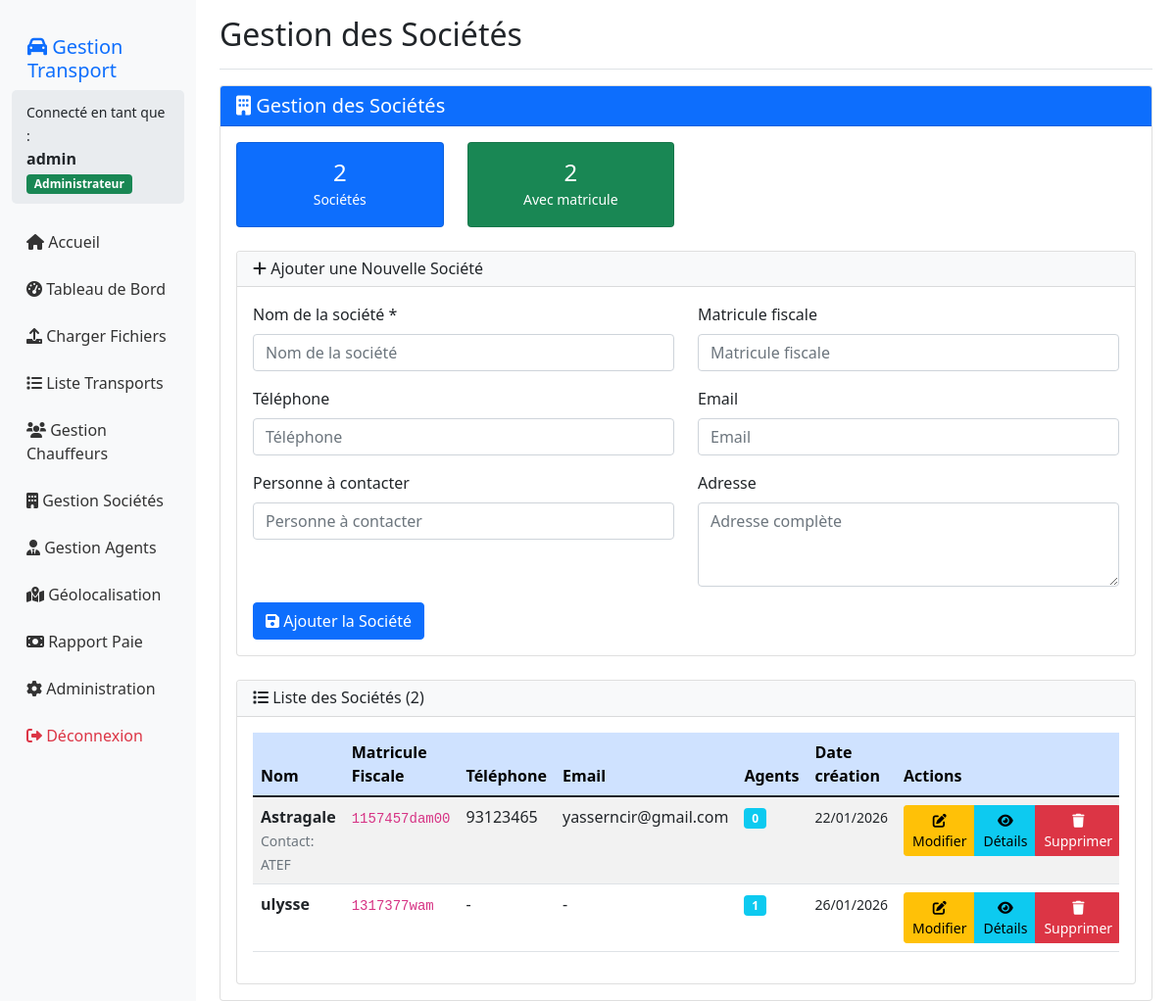
/societes/ (signed in), run on the app's committed database.
### gestion/models.py (models this page shows, shortened)
class Societe(models.Model):
    nom = models.CharField(max_length=200, unique=True, verbose_name="Nom de la société")
    matricule_fiscale = models.CharField(max_length=100, blank=True, null=True, verbose_name="Matricule fiscale")
    adresse = models.TextField(blank=True, null=True, verbose_name="Adresse de la société")
    telephone = models.CharField(max_length=20, blank=True, null=True, verbose_name="Téléphone de la société")
    email = models.EmailField(blank=True, null=True, verbose_name="Email de la société")
    contact_personne = models.CharField(max_length=200, blank=True, null=True, verbose_name="Personne à contacter")
    created_at = models.DateTimeField(default=timezone.now)
    updated_at = models.DateTimeField(auto_now=True)
    class Meta:
        verbose_name = "Société"
        verbose_name_plural = "Sociétés"
        ordering = ['nom']
    def get_agents_count(self):
        return self.agent_set.count()

### gestion/views.py (the view)
# urls.py: path('societes/', views.gestion_societes, name='societes'),
@login_required
def gestion_societes(request):
    societes = Societe.objects.all().order_by('nom')
    total_societes = societes.count()
    societes_avec_matricule = societes.filter(matricule_fiscale__isnull=False).exclude(matricule_fiscale='').count()
    if request.method == 'POST':
        form = SocieteForm(request.POST)
        if form.is_valid():
            form.save()
            messages.success(request, 'Société ajoutée avec succès')
            return redirect('societes')
        else:
            messages.error(request, 'Erreur dans le formulaire')
    else:
        form = SocieteForm()
    context = {
        'societes': societes,
        'form': form,
        'total_societes': total_societes,
        'societes_avec_matricule': societes_avec_matricule,
    }
    return render(request, 'gestion/societes.html', context)

### templates/gestion/societes.html (shortened to what this page needs)
{% extends 'gestion/base.html' %}
{% block page_title %}Gestion des Sociétés{% endblock %}
{% block content %}
<div class="row">
    <div class="col-12">
        <div class="card">
            <div class="card-header bg-primary text-white d-flex justify-content-between align-items-center">
                <h5 class="card-title mb-0"><i class="fas fa-building"></i> Gestion des Sociétés</h5>
            </div>
            <div class="card-body">
                <div class="row mb-4">
                    <div class="col-md-3">
                        <div class="card bg-primary text-white text-center">
                            <div class="card-body py-3">
                                <h4 class="card-title mb-0">{{ total_societes }}</h4>
                                <small>Sociétés</small>
                            </div>
                        </div>
                    </div>
                    <div class="col-md-3">
                        <div class="card bg-success text-white text-center">
                            <div class="card-body py-3">
                                <h4 class="card-title mb-0">{{ societes_avec_matricule }}</h4>
                                <small>Avec matricule</small>
                            </div>
                        </div>
                    </div>
                </div>
                <div class="row mb-4">
                    <div class="col-md-12">
                        <div class="card">
                            <div class="card-header bg-light">
                                <h6 class="card-title mb-0"><i class="fas fa-plus"></i> Ajouter une Nouvelle Société</h6>
                            </div>
                            <div class="card-body">
                                <form method="post">
                                    <div class="row">
                                        <div class="col-md-6">
                                            <div class="mb-3">
                                                <label class="form-label">Nom de la société *</label>
                                                {{ form.nom }}
                                            </div>
                                        </div>
                                        <div class="col-md-6">
                                            <div class="mb-3">
                                                <label class="form-label">Matricule fiscale</label>
                                                {{ form.matricule_fiscale }}
                                            </div>
                                        </div>
                                    </div>
                                    <div class="row">
                                        <div class="col-md-6">
                                            <div class="mb-3">
                                                <label class="form-label">Téléphone</label>
                                                {{ form.telephone }}
                                            </div>
                                        </div>
                                        <div class="col-md-6">
                                            <div class="mb-3">
                                                <label class="form-label">Email</label>
                                                {{ form.email }}
                                            </div>
                                        </div>
                                    </div>
                                    <div class="row">
                                        <div class="col-md-6">
                                            <div class="mb-3">
                                                <label class="form-label">Personne à contacter</label>
                                                {{ form.contact_personne }}
                                            </div>
                                        </div>
                                        <div class="col-md-6">
                                            <div class="mb-3">
                                                <label class="form-label">Adresse</label>
                                                {{ form.adresse }}
                                            </div>
                                        </div>
                                    </div>
                                    <button type="submit" class="btn btn-primary">
                                        <i class="fas fa-save"></i> Ajouter la Société
                                    </button>
                                </form>
                            </div>
                        </div>
                    </div>
                </div>
                <div class="row">
                    <div class="col-12">
                        <div class="card">
                            <div class="card-header bg-light">
                                <h6 class="card-title mb-0">
                                    <i class="fas fa-list"></i> Liste des Sociétés ({{ societes|length }})
                                </h6>
                            </div>
                            <div class="card-body">
                                {% if societes %}
                                    <div class="table-responsive">
                                        <table class="table table-striped table-hover">
                                            <thead class="table-primary">
                                                <tr>
                                                    <th>Nom</th>
                                                    <th>Matricule Fiscale</th>
                                                    <th>Téléphone</th>
                                                    <th>Email</th>
                                                    <th>Agents</th>
                                                    <th>Date création</th>
                                                    <th>Actions</th>
                                                </tr>
                                            </thead>
                                            <tbody>
                                                {% for societe in societes %}
                                                <tr>
                                                    <td>
                                                        <strong>{{ societe.nom }}</strong>
                                                        {% if societe.contact_personne %}
                                                            <br><small class="text-muted">Contact: {{ societe.contact_personne }}</small>
                                                        {% endif %}
                                                    </td>
                                                    <td>
                                                        {% if societe.matricule_fiscale %}
                                                            <code>{{ societe.matricule_fiscale }}</code>
                                                        {% else %}
                                                            <span class="text-muted">Non renseigné</span>
                                                        {% endif %}
                                                    </td>
                                                    <td>{{ societe.telephone|default:"-" }}</td>
                                                    <td>{{ societe.email|default:"-" }}</td>
                                                    <td>
                                                        <span class="badge bg-info">{{ societe.get_agents_count }}</span>
                                                    </td>
                                                    <td>
                                                        <small>{{ societe.created_at|date:"d/m/Y" }}</small>
                                                    </td>
                                                    <td>
                                                        <div class="btn-group btn-group-sm">
                                                            <a href="{% url 'modifier_societe' societe.id %}" class="btn btn-warning">
                                                                <i class="fas fa-edit"></i> Modifier
                                                            </a>
                                                            <a href="{% url 'detail_societe' societe.id %}" class="btn btn-info">
                                                                <i class="fas fa-eye"></i> Détails
                                                            </a>
                                                            <a href="{% url 'supprimer_societe' societe.id %}" class="btn btn-danger"
                                                               onclick="return confirm('Êtes-vous sûr de vouloir supprimer la société {{ societe.nom }} ?')">
                                                                <i class="fas fa-trash"></i> Supprimer
                                                            </a>
                                                        </div>
                                                    </td>
                                                </tr>
                                                {% endfor %}
                                            </tbody>
                                        </table>
                                    </div>
                                {% endif %}
                            </div>
                        </div>
                    </div>
                </div>
            </div>
        </div>
    </div>
</div>
{% endblock %}

### templates/gestion/base.html (shortened to what this page needs)
<!DOCTYPE html>
<html lang="fr">
<head>
    <link href="https://cdn.jsdelivr.net/npm/bootstrap@5.1.3/dist/css/bootstrap.min.css" rel="stylesheet">
    <link href="https://cdnjs.cloudflare.com/ajax/libs/font-awesome/6.0.0/css/all.min.css" rel="stylesheet">
</head>
<body>
    <div class="container-fluid">
        <div class="row">
            <nav class="col-md-3 col-lg-2 d-md-block sidebar">
                <div class="position-sticky pt-3">
                    <h5 class="px-3 text-primary"><i class="fas fa-car"></i> Gestion Transport</h5>
                    <div class="user-info">
                        <small>Connecté en tant que :</small><br>
                        <strong>{{ user.username }}</strong>
                        {% if user.is_staff %}
                        <span class="badge bg-success">Administrateur</span>
                        {% else %}
                        <span class="badge bg-info">Utilisateur</span>
                        {% endif %}
                    </div>
                    <ul class="nav flex-column">
                        <li class="nav-item">
                            <a class="nav-link" href="{% url 'index' %}">
                                <i class="fas fa-home"></i> Accueil
                            </a>
                        </li>
                        <li class="nav-item">
                            <a class="nav-link" href="{% url 'tableau_de_bord' %}">
                                <i class="fas fa-tachometer-alt"></i> Tableau de Bord
                            </a>
                        </li>
                        <li class="nav-item">
                            <a class="nav-link" href="{% url 'upload' %}">
                                <i class="fas fa-upload"></i> Charger Fichiers
                            </a>
                        </li>
                        <li class="nav-item">
                            <a class="nav-link" href="{% url 'liste_transports' %}">
                                <i class="fas fa-list"></i> Liste Transports
                            </a>
                        </li>
                        <li class="nav-item">
                            <a class="nav-link" href="{% url 'chauffeurs' %}">
                                <i class="fas fa-users"></i> Gestion Chauffeurs
                            </a>
                        </li>
                        <li class="nav-item">
                            <a class="nav-link" href="{% url 'societes' %}">
                                <i class="fas fa-building"></i> Gestion Sociétés
                            </a>
                        </li>
                        <li class="nav-item">
                            <a class="nav-link" href="{% url 'agents' %}">
                                <i class="fas fa-user-tie"></i> Gestion Agents
                            </a>
                        </li>
                        <li class="nav-item">
                            <a class="nav-link" href="{% url 'carte' %}">
                                <i class="fas fa-map-marked-alt"></i> Géolocalisation
                            </a>
                        </li>
                        {% if user.is_staff %}
                        <li class="nav-item">
                            <a class="nav-link" href="{% url 'paie' %}">
                                <i class="fas fa-money-bill"></i> Rapport Paie
                            </a>
                        </li>
                        <li class="nav-item">
                            <a class="nav-link" href="/admin/" target="_blank">
                                <i class="fas fa-cog"></i> Administration
                            </a>
                        </li>
                        {% endif %}
                        <li class="nav-item">
                            <a class="nav-link text-danger" href="{% url 'logout' %}">
                                <i class="fas fa-sign-out-alt"></i> Déconnexion
                            </a>
                        </li>
                    </ul>
                </div>
            </nav>
            <main class="col-md-9 ms-sm-auto col-lg-10 px-md-4 main-content">
                <div class="d-flex justify-content-between flex-wrap flex-md-nowrap align-items-center pt-3 pb-2 mb-3 border-bottom">
                    <h2 class="text-dark">{% block page_title %}Systeme de Gestion de Transport{% endblock %}</h2>
                </div>
                {% block content %}{% endblock %}
            </main>
        </div>
    </div>
</body>
</html>

### data on the page
Societe: nom "Astragale", contact_personne "ATEF", matricule_fiscale "1157457dam00", telephone "93123465", email "yasserncir@gmail.com", get_agents_count "0", created_at "22/01/2026"
Societe: nom "ulysse", matricule_fiscale "1317377wam", telephone "-", email "-", get_agents_count "1", created_at "26/01/2026"

### other printed values
{{ user.username }} "admin"
{{ total_societes }} "2"
{{ societes_avec_matricule }} "2"
{{ societes|length }} "2"
